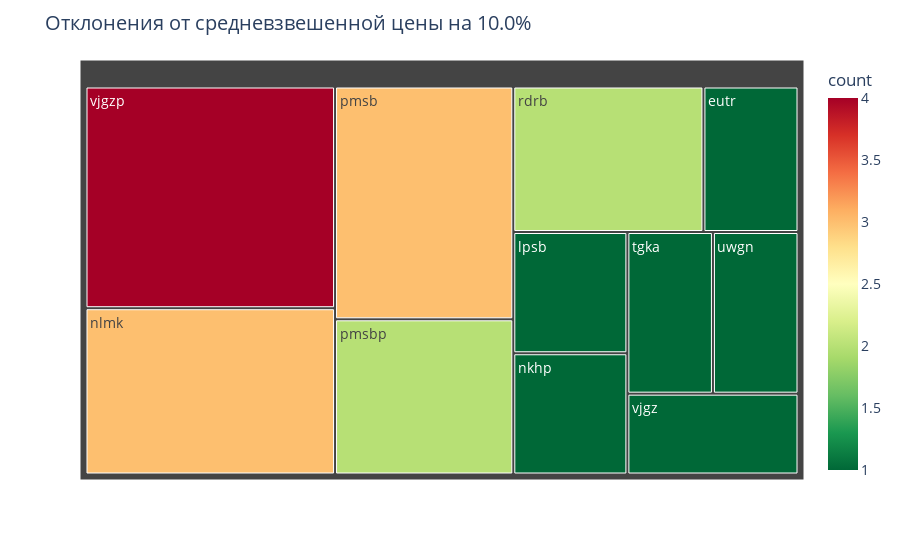

Notebook source saved alongside this figure:
### Code cell
quotes_df.sort_values(by="TRADEDATE", ascending=True, inplace=True)
# tickers_list = my.tickers_list
tickers_list = pd.unique(quotes_df["SECID"])
limit = 0.1 # отклонение цены от скользящего среднего (%/100). При 0 отображаются все
stat_df = my.quotes_stat(tickers_list, quotes_df)
# отбор среди списка моих акций с отклонением выше порогового
stat_df = stat_df[(stat_df["DEV"]>=limit) | (stat_df["DEV"]<=-limit)]
stat_group = stat_df.groupby(by = ["SECID"])[["SECID"]].count().rename_axis(["TICKER"])
stat_group.reset_index(inplace=True)
stat_group = pd.merge(
    stat_group, shares_pd, left_on=["TICKER"], right_on=["TRADE_CODE"], how="left"
)
stat_group.drop("TRADE_CODE", axis = 1, inplace=True)
stat_group.rename(columns = {'SECID':'count'}, inplace = True )
stat_group

import plotly.express as px
fig = px.treemap(stat_group,
                 path=['TICKER'],
                 values='count',
                 labels="count",
                 color="count",
                 color_continuous_scale='RdYlGn_r'
                 )
fig.update_layout(title="Отклонения от средневзвешенной цены на "+str(limit*100)+"%",
                #   width=1000,
                #   height=700,
                  font_size = 14)

fig.show()

### Figure 1 — Plotly figure (JSON) as saved in the notebook; plotly's stock layout.template omitted (floating-point values rounded to 4 significant figures)
{"data": [{"branchvalues": "total", "customdata": [[1], [1], [1], [3], [3], [2], [2], [1], [1], [1], [4]], "domain": {"x": [0, 1], "y": [0, 1]}, "hovertemplate": "labels=%{label}<br>count_sum=%{value}<br>parent=%{parent}<br>id=%{id}<br>count=%{color}<extra></extra>", "ids": ["eutr", "lpsb", "nkhp", "nlmk", "pmsb", "pmsbp", "rdrb", "tgka", "uwgn", "vjgz", "vjgzp"], "labels": ["eutr", "lpsb", "nkhp", "nlmk", "pmsb", "pmsbp", "rdrb", "tgka", "uwgn", "vjgz", "vjgzp"], "marker": {"coloraxis": "coloraxis", "colors": [1, 1, 1, 3, 3, 2, 2, 1, 1, 1, 4]}, "name": "", "parents": ["", "", "", "", "", "", "", "", "", "", ""], "type": "treemap", "values": [1, 1, 1, 3, 3, 2, 2, 1, 1, 1, 4]}], "layout": {"coloraxis": {"colorbar": {"title": {"text": "count"}}, "colorscale": [[0, "rgb(0,104,55)"], [0.1, "rgb(26,152,80)"], [0.2, "rgb(102,189,99)"], [0.3, "rgb(166,217,106)"], [0.4, "rgb(217,239,139)"], [0.5, "rgb(255,255,191)"], [0.6, "rgb(254,224,139)"], [0.7, "rgb(253,174,97)"], [0.8, "rgb(244,109,67)"], [0.9, "rgb(215,48,39)"], [1, "rgb(165,0,38)"]]}, "font": {"size": 14}, "legend": {"tracegroupgap": 0}, "margin": {"t": 60}, "title": {"text": "Отклонения от средневзвешенной цены на 10.0%"}}}
